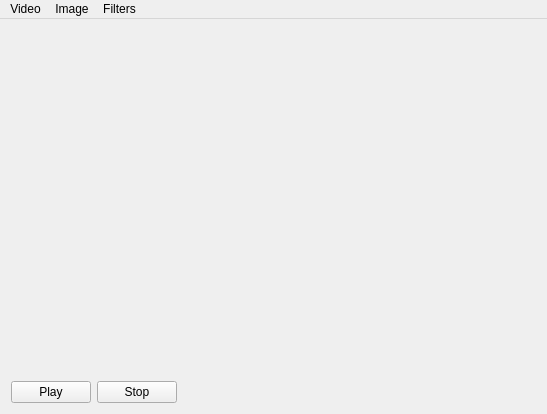
<?xml version="1.0" encoding="UTF-8"?>
<ui version="4.0">
 <class>MainWindow</class>
 <widget class="QMainWindow" name="MainWindow">
  <property name="geometry">
   <rect>
    <x>0</x>
    <y>0</y>
    <width>547</width>
    <height>414</height>
   </rect>
  </property>
  <property name="windowTitle">
   <string>MainWindow</string>
  </property>
  <widget class="QWidget" name="centralWidget">
   <layout class="QVBoxLayout" name="verticalLayout">
    <item>
     <widget class="QLabel" name="lblActual">
      <property name="sizePolicy">
       <sizepolicy hsizetype="Preferred" vsizetype="Preferred">
        <horstretch>1</horstretch>
        <verstretch>1</verstretch>
       </sizepolicy>
      </property>
      <property name="text">
       <string/>
      </property>
      <property name="pixmap">
       <pixmap>../../TestWebcam/MainMenu.png</pixmap>
      </property>
      <property name="scaledContents">
       <bool>true</bool>
      </property>
     </widget>
    </item>
    <item>
     <spacer name="horizontalSpacer">
      <property name="orientation">
       <enum>Qt::Horizontal</enum>
      </property>
      <property name="sizeHint" stdset="0">
       <size>
        <width>40</width>
        <height>5</height>
       </size>
      </property>
     </spacer>
    </item>
    <item>
     <layout class="QHBoxLayout" name="horizontalLayout_2">
      <item>
       <widget class="QPushButton" name="PlayButton">
        <property name="text">
         <string>Play</string>
        </property>
       </widget>
      </item>
      <item>
       <widget class="QPushButton" name="StopButton">
        <property name="text">
         <string>Stop</string>
        </property>
       </widget>
      </item>
      <item>
       <spacer name="horizontalSpacer_3">
        <property name="orientation">
         <enum>Qt::Horizontal</enum>
        </property>
        <property name="sizeHint" stdset="0">
         <size>
          <width>40</width>
          <height>20</height>
         </size>
        </property>
       </spacer>
      </item>
     </layout>
    </item>
   </layout>
  </widget>
  <widget class="QMenuBar" name="menuBar">
   <property name="geometry">
    <rect>
     <x>0</x>
     <y>0</y>
     <width>547</width>
     <height>18</height>
    </rect>
   </property>
   <widget class="QMenu" name="menuVideo">
    <property name="title">
     <string>Video</string>
    </property>
    <addaction name="actionOpen_Video"/>
    <addaction name="actionPlay"/>
    <addaction name="actionPause"/>
   </widget>
   <widget class="QMenu" name="menuImage">
    <property name="title">
     <string>Image</string>
    </property>
    <addaction name="actionOpen"/>
   </widget>
   <widget class="QMenu" name="menuFilters">
    <property name="title">
     <string>Filters</string>
    </property>
    <addaction name="actionGaus"/>
    <addaction name="actionSobel"/>
    <addaction name="actionSettings"/>
   </widget>
   <addaction name="menuVideo"/>
   <addaction name="menuImage"/>
   <addaction name="menuFilters"/>
  </widget>
  <action name="actionPlay">
   <property name="text">
    <string>Play</string>
   </property>
  </action>
  <action name="actionPause">
   <property name="text">
    <string>Pause</string>
   </property>
  </action>
  <action name="actionOpen">
   <property name="text">
    <string>Open</string>
   </property>
  </action>
  <action name="actionGaus">
   <property name="text">
    <string>Apply Gaus</string>
   </property>
  </action>
  <action name="actionSobel">
   <property name="text">
    <string>Apply Sobel</string>
   </property>
  </action>
  <action name="actionSettings">
   <property name="text">
    <string>Settings</string>
   </property>
  </action>
  <action name="actionOpen_Video">
   <property name="text">
    <string>Open Video</string>
   </property>
  </action>
 </widget>
 <layoutdefault spacing="6" margin="11"/>
 <resources/>
 <connections/>
</ui>
